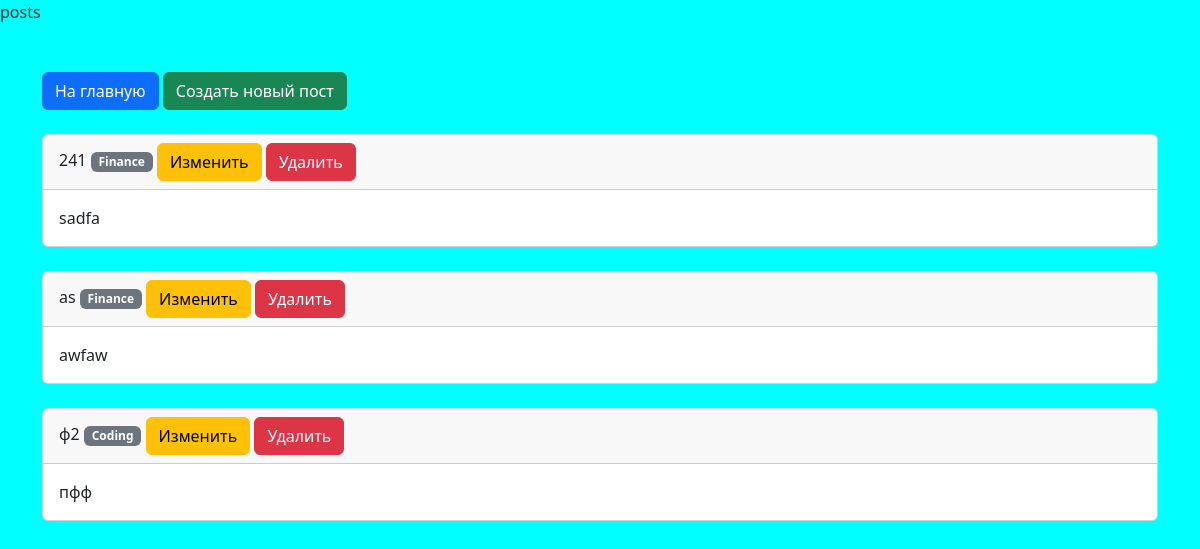
Page /posts on the earlier database version.
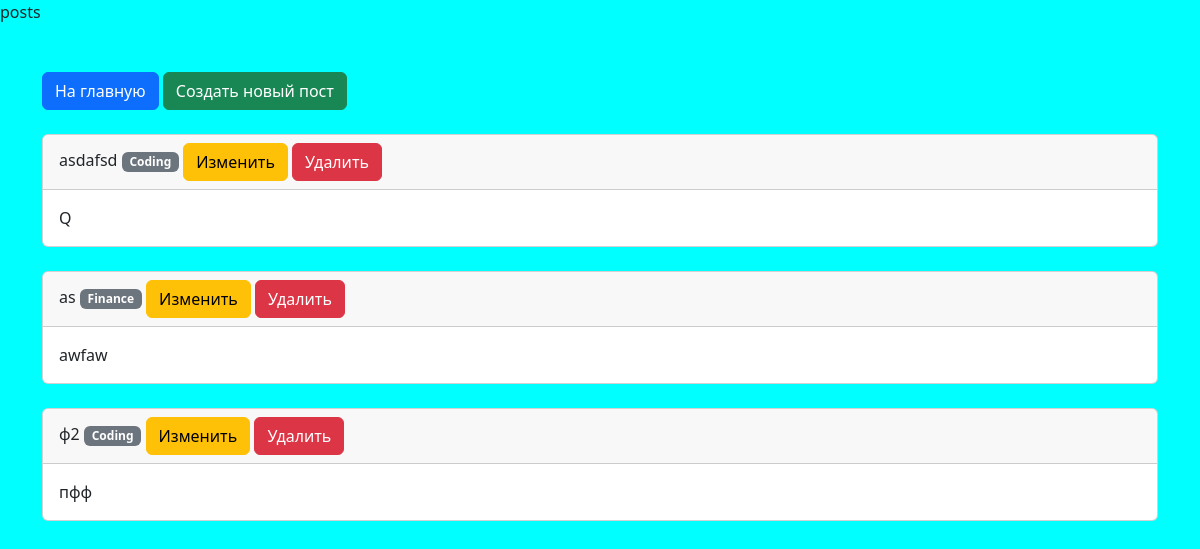
Same page on the later database version.
### tables this page shows
CREATE TABLE `posts` (
        `id` integer primary key,
        `title` VARCHAR NOT NULL,
        `content` TEXT NOT NULL,
        `category_id` INTEGER,
        FOREIGN KEY (category_id) REFERENCES categories(id)
    );

CREATE TABLE `categories` (
        `id` INTEGER PRIMARY KEY,
        `title` VARCHAR NOT NULL
    );

### public/index.php (called while the page is built, shortened)
<?php
$uri = isset($_SERVER['REQUEST_URI']) ? rtrim(parse_url($_SERVER['REQUEST_URI'], PHP_URL_PATH), '/') : 'index';
$uri = ltrim($uri, '/');
$segments = explode('/', $uri);
$page = !empty($segments[0]) ? $segments[0] : 'index';
$subPage = $segments[1] ?? '';
$routeAction = match ($page) {
    'posts' => match ($subPage) {
        'create' => 'create',
        'update' => 'update',
        'delete' => 'delete',
        'show' => 'show',
        default => 'posts'
    },
    'login' => 'login',
    'register' => 'register',
    'about' => 'about',
    'logout' => 'logout',
    'index' => 'default',
    default => $page
};
require_once __DIR__ . '/../core/controller.php';

### core/InitDb.php (called while the page is built, shortened)
<?php
function initDatabase($db)
{
    $db->query('CREATE TABLE IF NOT EXISTS `categories` (
        `id` INTEGER PRIMARY KEY,
        `title` VARCHAR NOT NULL
    );');
    $db->query('CREATE TABLE IF NOT EXISTS `posts` (
        `id` integer primary key,
        `title` VARCHAR NOT NULL,
        `content` TEXT NOT NULL,
        `category_id` INTEGER,
        FOREIGN KEY (category_id) REFERENCES categories(id)
    );');
    $db->query('CREATE TABLE IF NOT EXISTS `users` (
        `id` integer primary key,
        `nickname` VARCHAR NOT NULL,
        `email` VARCHAR NOT NULL,
        `password` VARCHAR NOT NULL,
        `token` VARCHAR
    );');
		$posts = $db->query("SELECT * FROM posts")->fetchAll(PDO::FETCH_ASSOC);
}

### core/functions.php (called while the page is built)
<?php
function getDb()
{
    static $db = null;
    if ($db === null) {
        $db = new PDO("sqlite:../database.db");
    }
    return $db;
}

### models/posts.php (called while the page is built, shortened)
<?php
function getAllposts() {
    $statement = getDb()->query('SELECT posts.*, categories.title as category_title FROM posts
    LEFT JOIN categories ON posts.category_id = categories.id ORDER BY posts.id DESC');
    return $statement->fetchAll(PDO::FETCH_ASSOC);
}

### views/posts/index.php (the view, shortened to what this page needs)
    <div class="mb-4">
        <a href="/" class="btn btn-primary">На главную</a>
        <a href="/posts/create" class="btn btn-success">Создать новый пост</a>
    </div>
<?php foreach ($posts as $post): ?>
    <div class="card mt-4">
        <div class="card-header">
            <?= htmlspecialchars($post['title']) ?>
            <span class="badge bg-secondary"><?= htmlspecialchars($post['category_title']) ?></span>
            <a href="/posts/update/<?= $post['id'] ?>" class="btn btn-warning">Изменить</a>
            <form method="POST" action="/posts/delete" class="d-inline">
                <button type="submit" class="btn btn-danger">Удалить</button>
            </form>
        </div>
        <div class="card-body">
            <?= htmlspecialchars($post['content']) ?>
        </div>
    </div>
<?php endforeach; ?>

### core/controller.php (shortened to what this page needs)
<?php
$db = getDb();
initDatabase($db);
switch ($routeAction) {
    case 'posts':
        render('posts/index', ['posts' => getAllposts()]);
        break;
}

### core/render.php (shortened to what this page needs)
<?php
function render($page, $data = [])
{
    echo renderTemplate('layouts/index', [
        'content' => renderTemplate($page, $data)
    ]);
}
function renderTemplate($page, $data = [])
{
    extract($data);
    $fileName = __DIR__ . '/../views/' . $page . '.php';
    if (file_exists($fileName)) {
        include $fileName;
    } else {
        http_response_code(404);
        include __DIR__ . '/../views/404.html';
    }
    return ob_get_clean();
}

### views/layouts/index.php (shortened to what this page needs)
<!DOCTYPE html>
<html lang="en">
<head>
    <link href="https://cdn.jsdelivr.net/npm/bootstrap@5.3.0/dist/css/bootstrap.min.css" rel="stylesheet">
    <link href="/css/style.css" rel="stylesheet">
</head>
<body>
    <div class="container mt-5">
        <?= $content ?>
    </div>
</body>
</html>

### public/css/style.css (style rules this page uses)
body { background: aqua; }

Differences in the rows shown:
changed posts: title "241" → "asdafsd"; category.title "Finance" → "Coding"; content "sadfa" → "Q"
